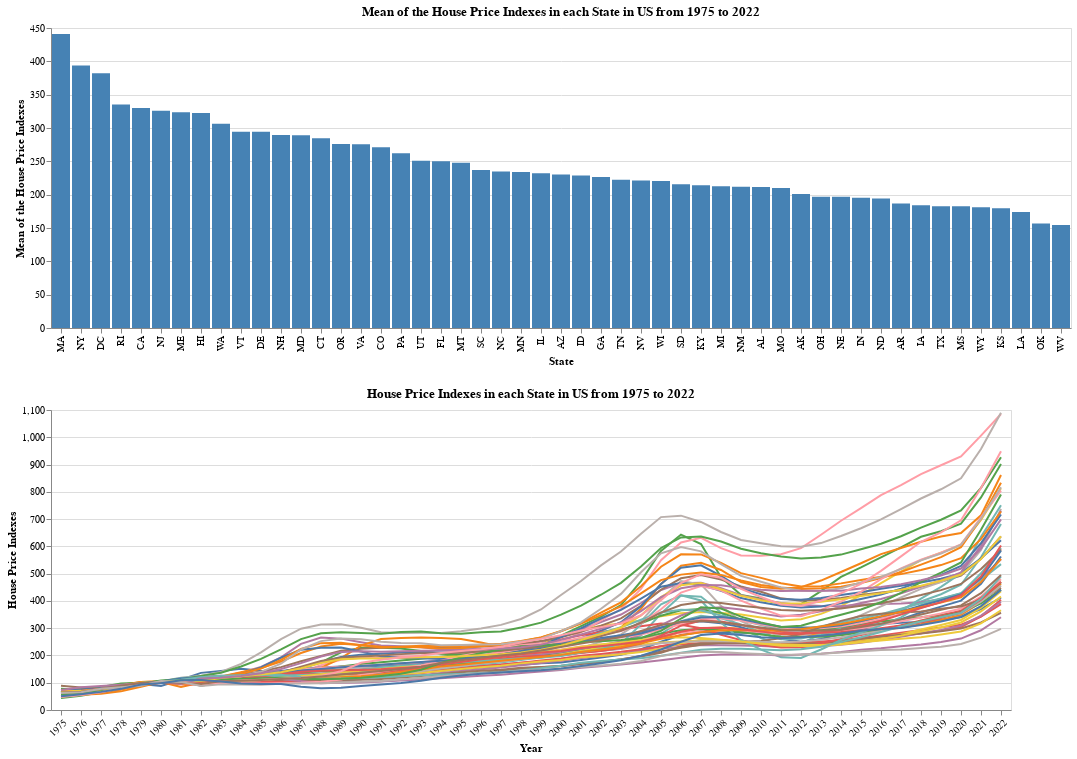

Source (notebook cell):
### Code cell
# | warning: false
# The bar plot 
# make the bar can be selected, and selected based on the name od the appliances
selection = alt.selection_single(fields=['State'],name='Random')
color = alt.condition(selection,
                      alt.value('steelblue'),         # the selected bar's color is steelblue
                      alt.value('lightgray'))         # unselected bars is lightgray

bar=(alt.Chart(df2_year)
 .mark_bar()
 .encode(y='mean(H_idx):Q',            # y is the value of the sum of the power
         x=alt.X('State:N',            # x is the appliances, and each appliances is the sum of the power, 
         sort=alt.EncodingSortField(field='H_idx', op='mean',     
                            order='descending')),  # and they are in descending order according to the sum of the power
         color=color
    
        )
).add_selection(selection)           # the selection and the color are defined above

# set for the title, xlabel, and ylabel.
bar.title ="Mean of the House Price Indexes in each State in US from 1975 to 2022"
bar.encoding.x.title = 'State'
bar.encoding.y.title = 'Mean of the House Price Indexes'


# The corresponding line plot for the selected appliances.
color2 = alt.condition(selection,
                      alt.Color('State:N', legend=None),                # The color is based on the selected appliance
#                       alt.value('steelblue'),
                      alt.value('lightgray'))             # unselected is dark gray

line1=(alt.Chart(df2_year)
 .mark_line()                                                     # line plot
 .encode(x=alt.X('Year:O',axis=alt.Axis(labelAngle=-45)),          # x is the hour
         y='mean(H_idx):Q',                                      # y is the sum of the power
         color=color2,                                 # selection of the color is defined above
         opacity=alt.condition(selection, alt.value(1.0), alt.value(0.1))
    
        )
)

# set the title, x label, and y label
line1.title ="House Price Indexes in each State in US from 1975 to 2022"
line1.encoding.x.title = 'Year'
line1.encoding.y.title = 'House Price Indexes'

# plot horizontally 
bar & line1

### Figure 1 — Vega-Lite specification as saved in the notebook (floating-point values rounded to 4 significant figures; data arrays with more than 128 entries replaced by an {"elided": "..."} marker saying what was removed)
{"config": {"view": {"continuousWidth": 400, "continuousHeight": 300}}, "vconcat": [{"mark": "bar", "encoding": {"color": {"condition": {"value": "steelblue", "selection": "Random"}, "value": "lightgray"}, "x": {"field": "State", "sort": {"field": "H_idx", "op": "mean", "order": "descending"}, "title": "State", "type": "nominal"}, "y": {"aggregate": "mean", "field": "H_idx", "title": "Mean of the House Price Indexes", "type": "quantitative"}}, "selection": {"Random": {"type": "single", "fields": ["State"]}}, "title": "Mean of the House Price Indexes in each State in US from 1975 to 2022"}, {"mark": "line", "encoding": {"color": {"condition": {"field": "State", "legend": null, "type": "nominal", "selection": "Random"}, "value": "lightgray"}, "opacity": {"condition": {"value": 1.0, "selection": "Random"}, "value": 0.1}, "x": {"axis": {"labelAngle": -45}, "field": "Year", "title": "Year", "type": "ordinal"}, "y": {"aggregate": "mean", "field": "H_idx", "title": "House Price Indexes", "type": "quantitative"}}, "title": "House Price Indexes in each State in US from 1975 to 2022"}], "data": {"name": "data-4b527facb9317d0606e94964aead4972"}, "$schema": "https://vega.github.io/schema/vega-lite/v4.17.0.json", "datasets": {"data-4b527facb9317d0606e94964aead4972": {"elided": "2448 records"}}}
